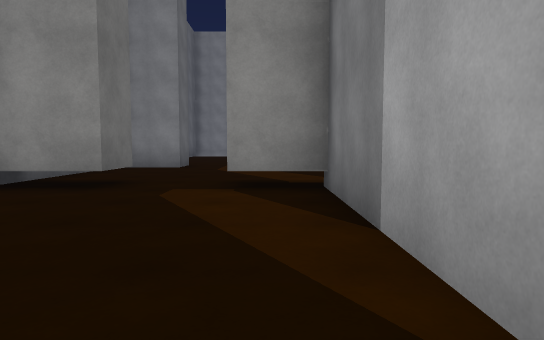
[1] (above)

23 first-person views from a walk through a scene from a Unity 3-D project. The camera is 1.2 m above the floor, tilts 4° down and sees 75° across. The floor is counted in squares, 2 m on a side. Each view is taken from the middle of a square. On the plan, view 1 faces up. The plan holds only what a view shows up to about 10 squares ahead; the rest is blank. The place goes on beyond the plan. The player is left out. Some animated figures are left out. Some surface patterns are stand-ins.

[2]
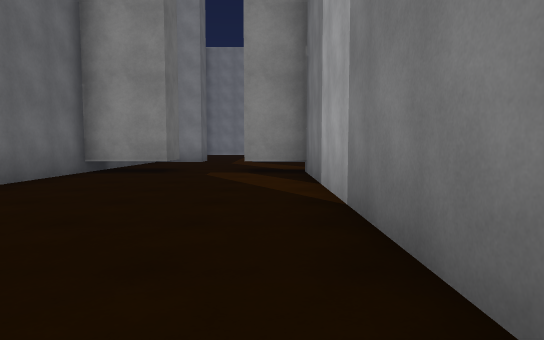

[3]
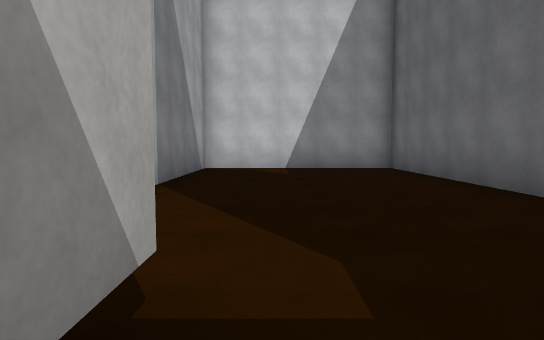

[4]
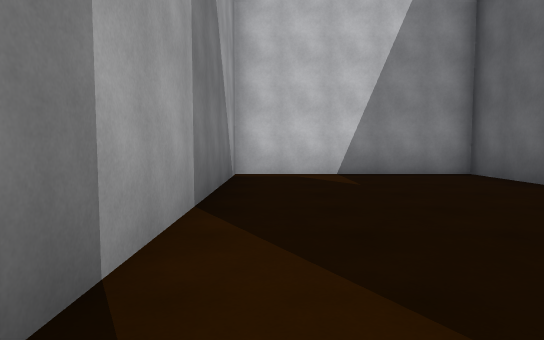

[5]
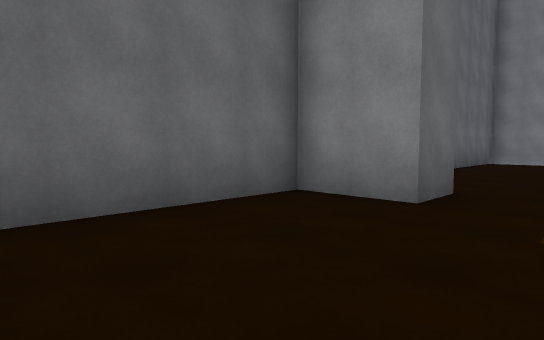

[6]
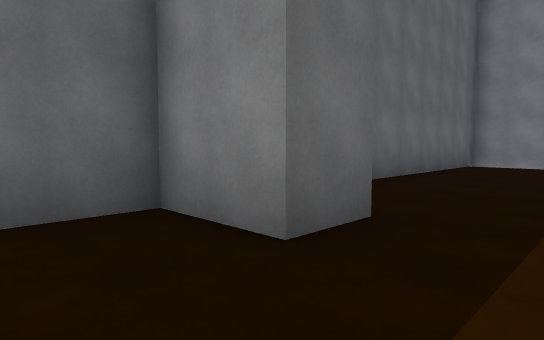

[7]
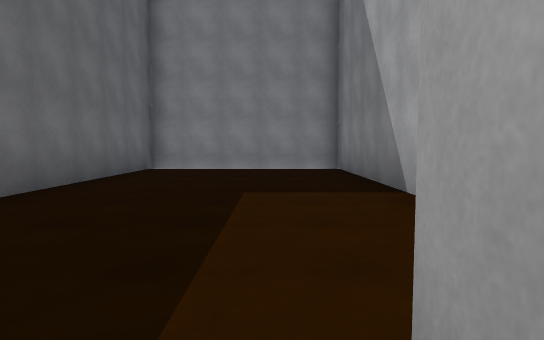

[8]
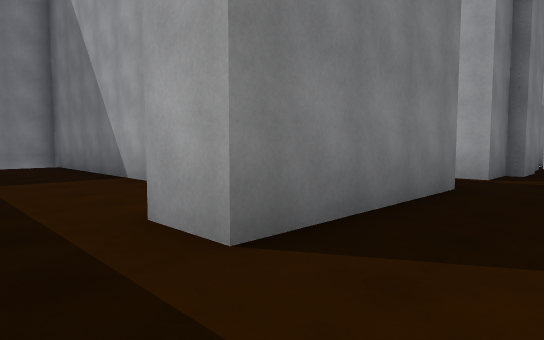

[9]
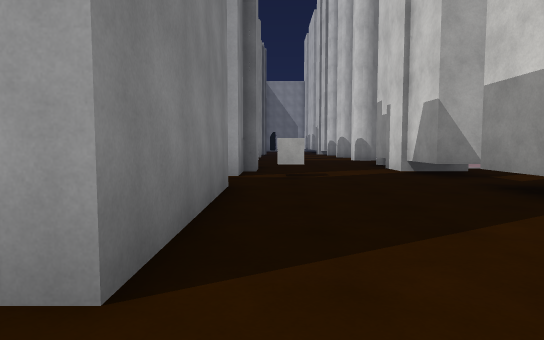

[10]
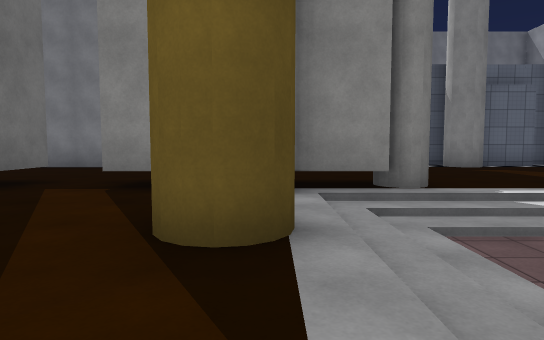

[11]
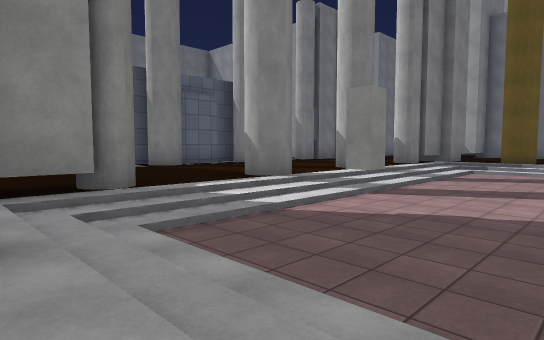

[12]
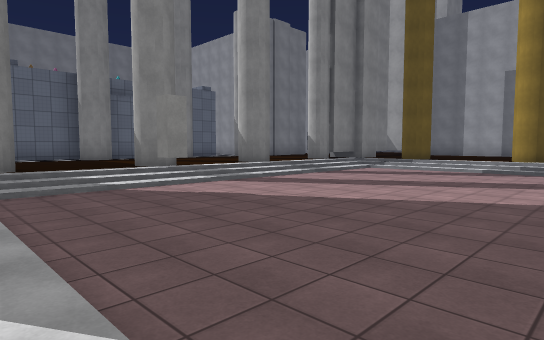

[13]
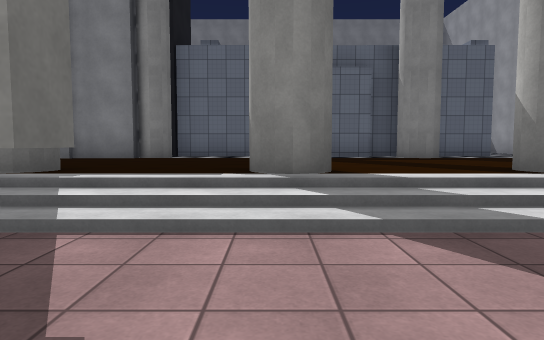

[14]
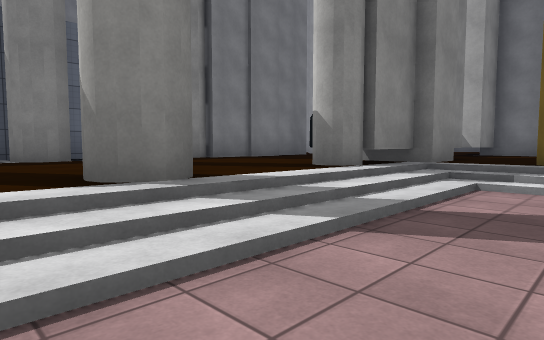

[15]
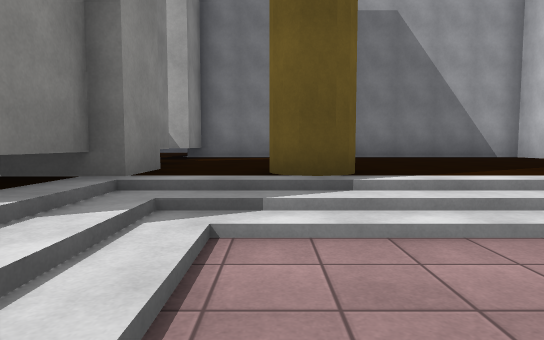

[16]
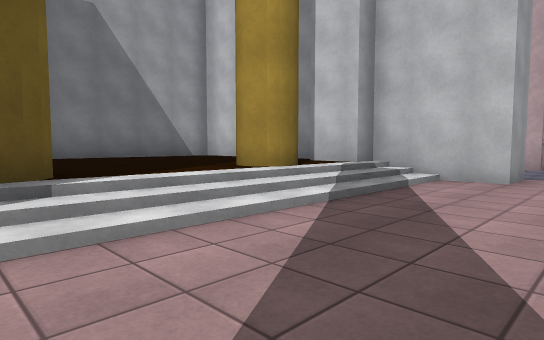

[17]
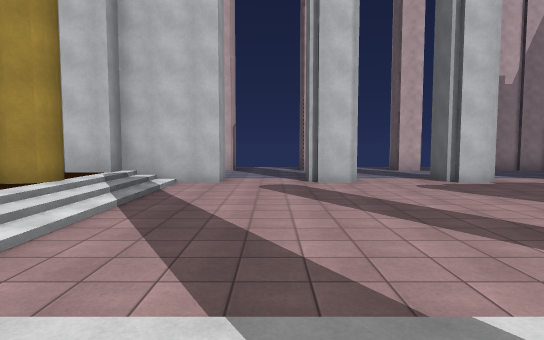

[18]
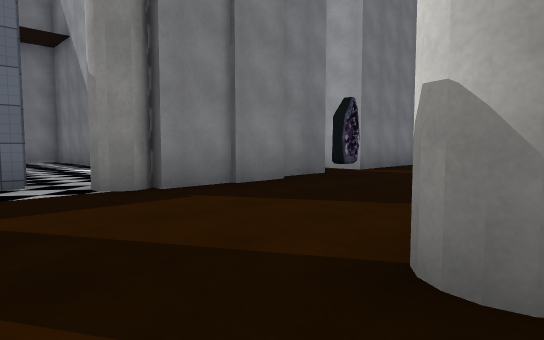

[19]
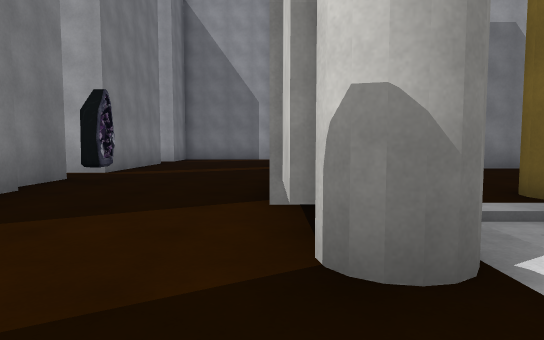

[20]
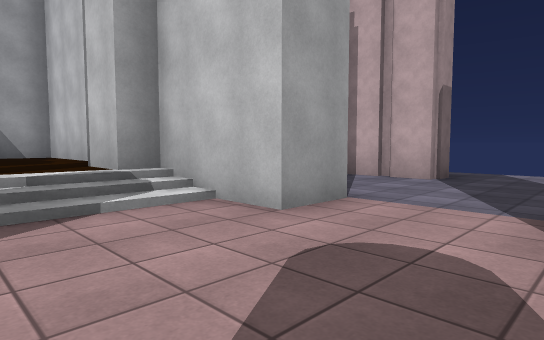

[21]
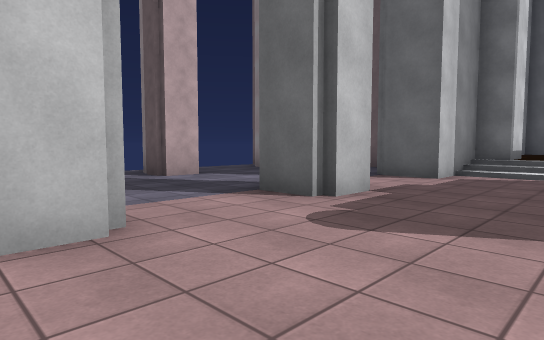

[22]
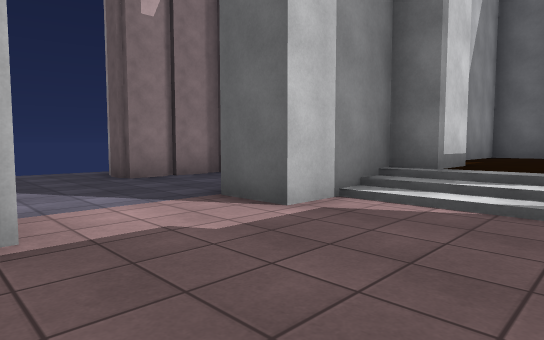

[23]
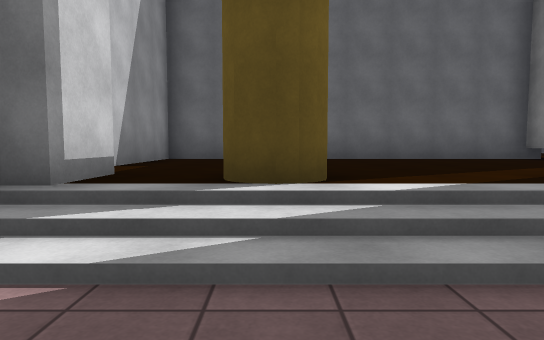

### Floor plan
Key: @ floor where view 1 was taken; # wall or solid block; . main floor; - floor 0.5 m lower than the main floor; / step, stairs or slope; O other object.
Columns run from 5 left of view 1 to 27 right of it. Each row starts with its distance up from view 1.
 19 #######
 18 #.....#
 17 #.....#
 16 #.....#
 15 #.....#
 14 #.....#
 13  .....
 12   ....
 11   ....        ####  #####
 10 ###..####.#####..#####..#####.###
  9 #.........O.................O....
  8 #................................
  7 #................................
  6 ###..  ##.####...........##  .
  5 ###..####.#####..#../#..#####.###
  4 #.....#....../////////////......#
  3 #.....#.....#/-----------/#.... #
  2 #.....#.....//--O--------//...  #
  1 #.....#....../-----------/......#
  0 #....@#....../-----------/......#
 -1 #.....#     #/-----------/#.....#
 -2 #.....#....../-----------/......#
 -3 #.....#.....#/-----------/#.....#
 -4 ########### ###--#--##--#########
 -5               ------ ----
 -6             #-------  ---
 -7             #-------  ----
 -8             ###--#-   --##
 -9               -----   ---

Positions as (right, up) in squares from view 1, and headings:
1: (0, 0), facing up
2: (0, -3), facing up
3: (-1, 6), facing down
4: (0, 4), facing down
5: (-1, 6), facing up-left
6: (-1, 8), facing up-left
7: (-1, 10), facing up
8: (-2, 8), facing up-right
9: (-2, 9), facing right
10: (7, 0), facing up
11: (7, 0), facing up-right
12: (8, -3), facing up-right
13: (12, 1), facing up
14: (14, 2), facing up-right
15: (17, 3), facing right
16: (17, 3), facing down-right
17: (17, 5), facing down
18: (17, 5), facing up-right
19: (17, 6), facing right
20: (16, -1), facing down-right
21: (16, -1), facing down-left
22: (12, -1), facing down-left
23: (10, -1), facing left
